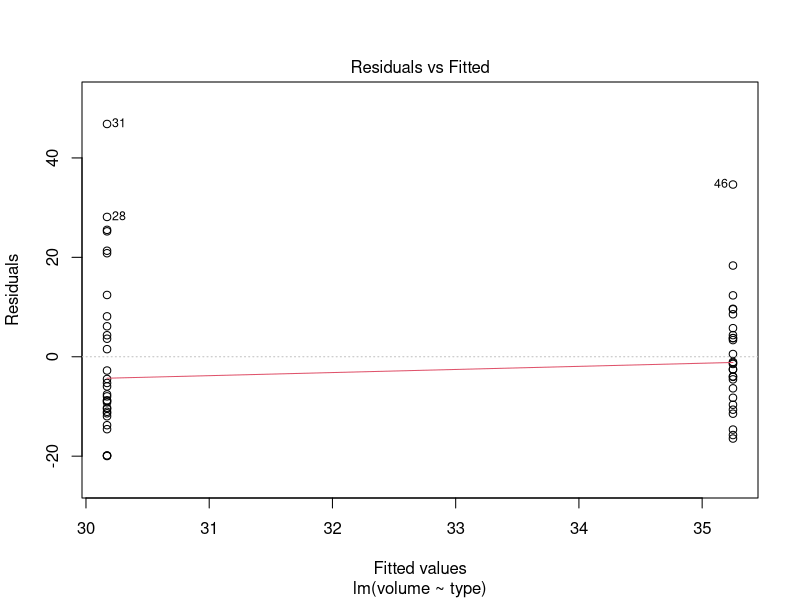
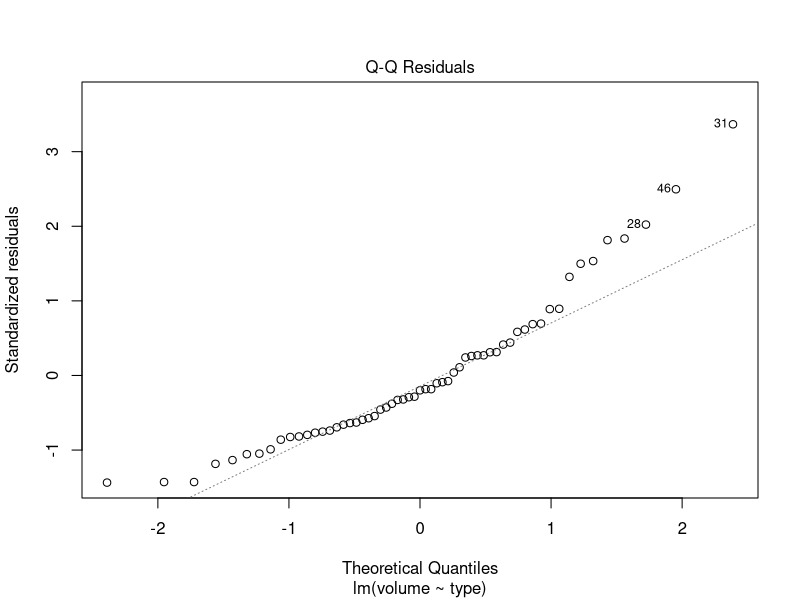
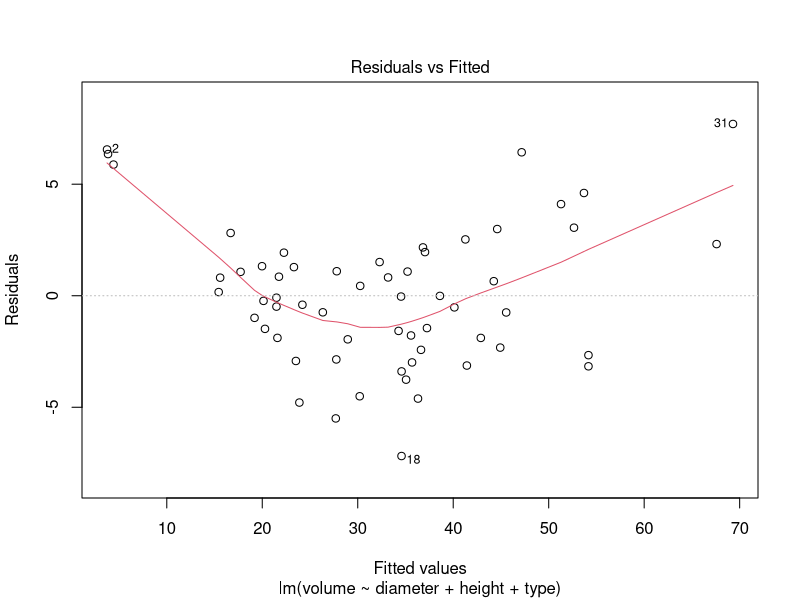
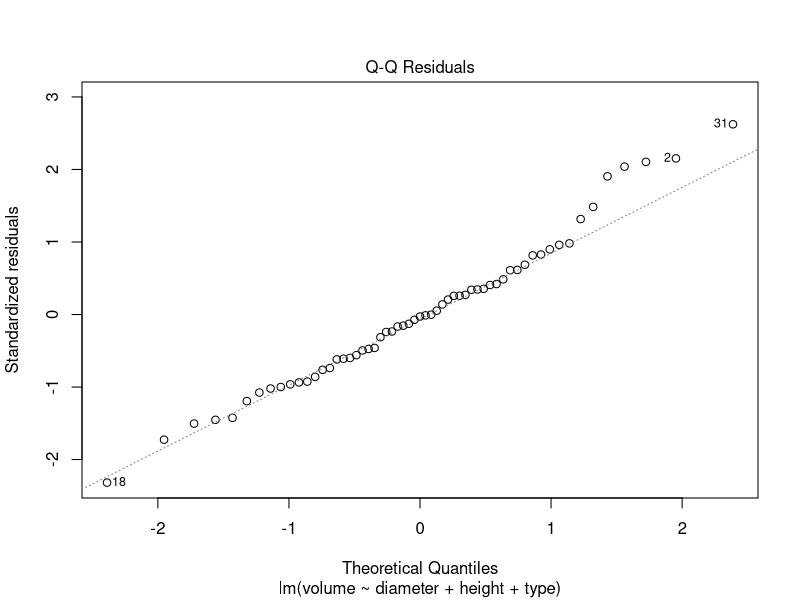
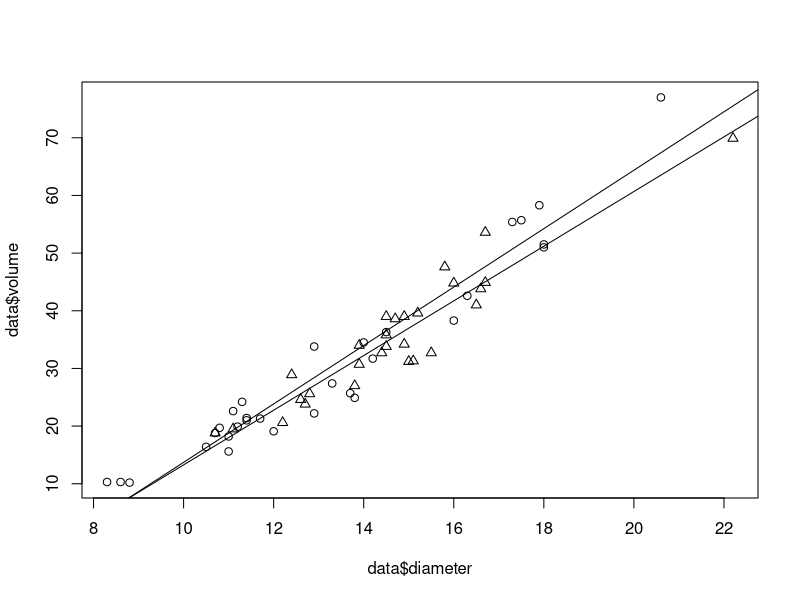
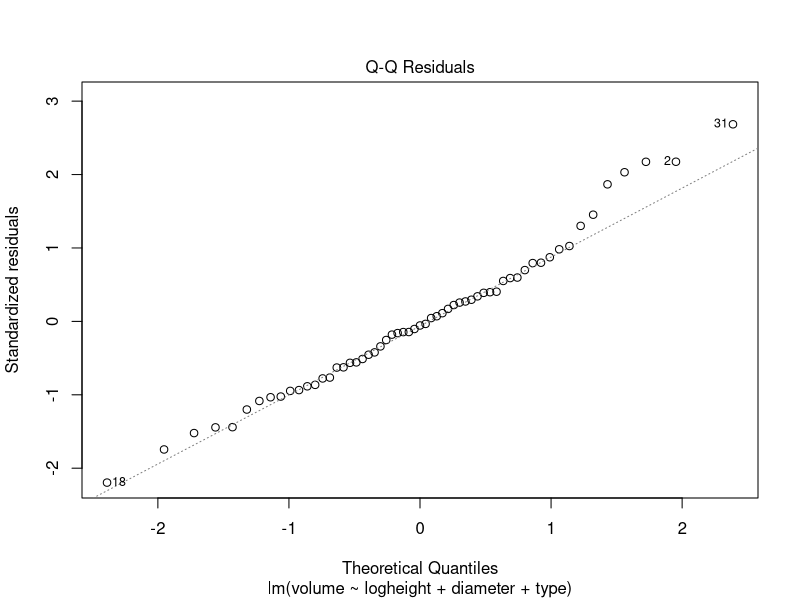
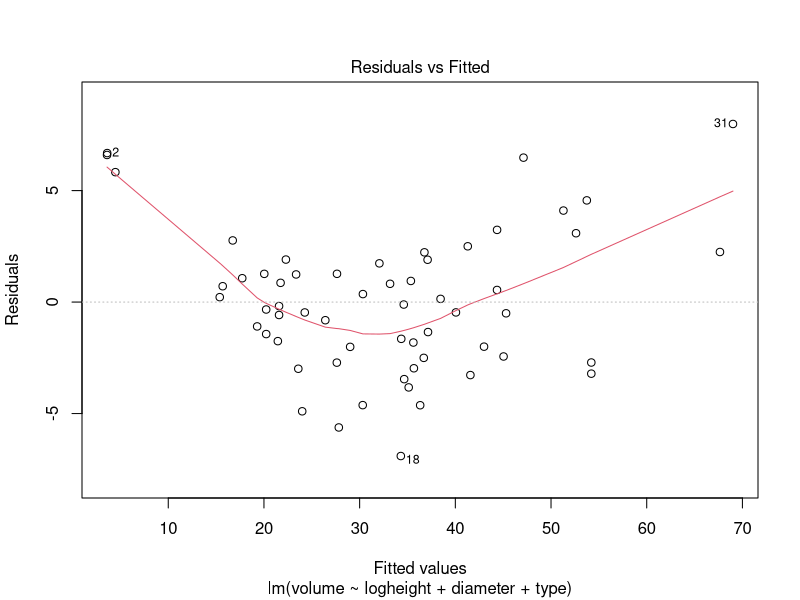

Write the R code that produced these figures, in order.
## ---- chunk 1
library(tidyverse)
library(rstudioapi)
library(lme4)
library(car)

knitr::opts_chunk$set(echo = TRUE)
setwd(dirname(getActiveDocumentContext()$path))
# round numbers to 3 digits
options(digits = 3)
## ---- chunk 2
data <- read.table(file="treeVolume.txt", header=TRUE)


data$type=as.factor(data$type)
dataaov=lm(volume~type,data=data)
plot(dataaov, 1)
plot(dataaov, 2)
anova(dataaov) 
summary(dataaov)
## ---- chunk 3

fiber1=lm(volume~diameter+height+type,data=data)
plot(fiber1, 1)
plot(fiber1, 2)
drop1(fiber1,test="F")
summary(fiber1)

# Taking the averages
a_height = sum(data$height)/59
a_diameter = sum(data$diameter)/59

a_height
a_diameter

Oak = -63.7814 + 1 * -1.3046 + a_diameter * 4.6981 + a_height * 0.4172

Beech = -63.7814 + a_diameter * 4.6981 + a_height * 0.4172

Oak
Beech
## ---- chunk 4
trees = c("beech", "oak")
plot(data$volume~data$diameter,pch=unclass(data$type));for (i in trees){abline(lm(volume~diameter,data=data[data$type==i,]))}
## ---- chunk 5
data$logheight = log(data$height)
fiber1=lm(volume~logheight+diameter+type,data=data)
plot(fiber1, 2)
plot(fiber1, 1)
